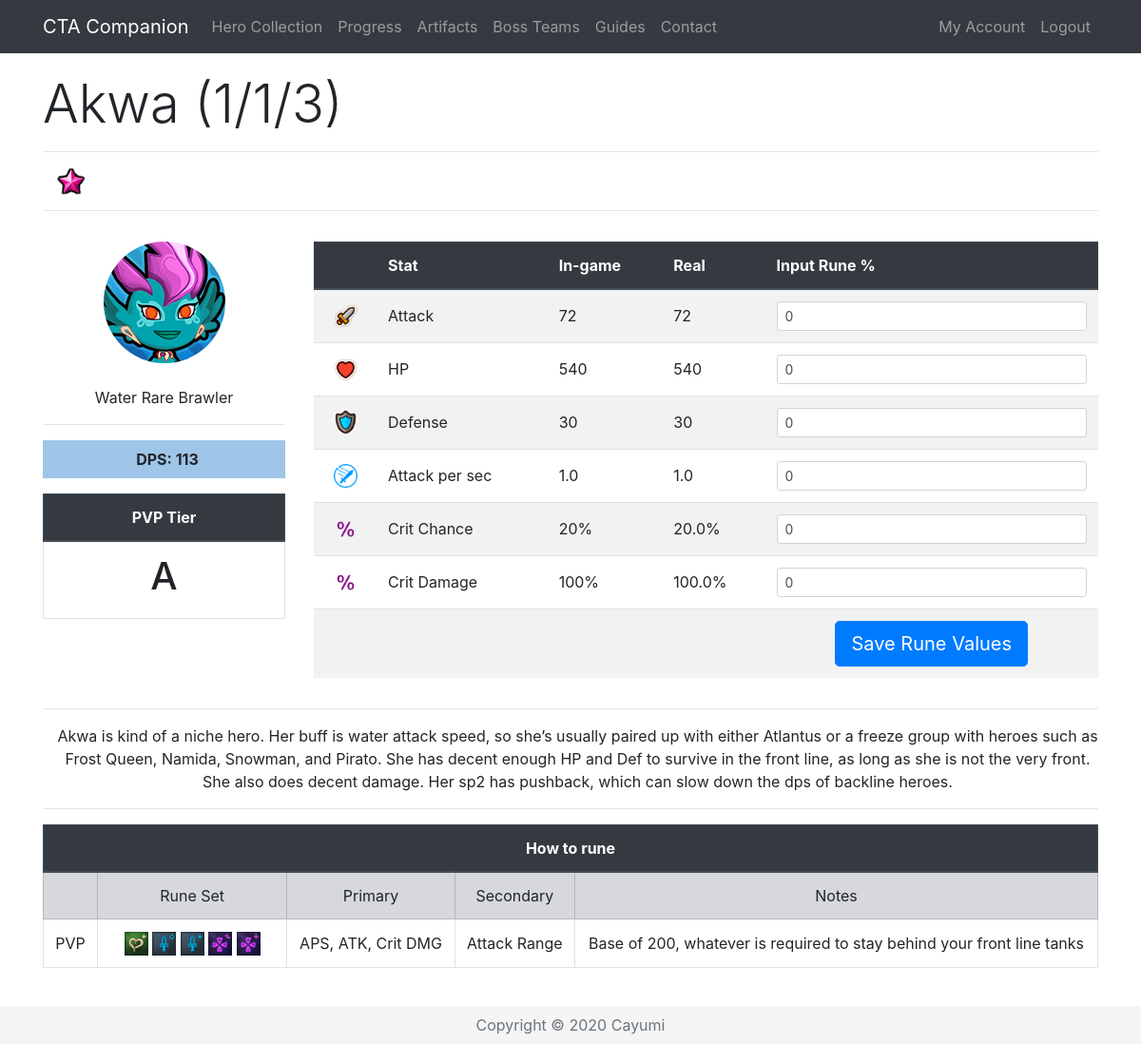
Screenshot of /Hero/1 (signed in) with the database file from the repository.
### app/models.py (models this page shows, shortened)
class Base(db.Model):
    id = db.Column(db.Integer, primary_key=True)
    name = db.Column(db.String(32), index=True, unique=True)
    nameSafe = db.Column(db.String(32), index=True, unique=True)
    job = db.Column(db.String(16), index=True)
    rarity = db.Column(db.String(16), index=True)
    element = db.Column(db.String(16), index=True)
    gender = db.Column(db.String(16), index=True)
    crusher = db.Column(db.Integer, index=True)
    fly = db.Column(db.Integer, index=True)
    blitz = db.Column(db.Integer, index=True)
    atk = db.Column(db.Integer, index=True)
    hp = db.Column(db.Integer, index=True)
    defense = db.Column(db.Integer, index=True)
    crit = db.Column(db.Integer, index=True)
    critDmg = db.Column(db.Integer, index=True)
    movespeed = db.Column(db.Integer, index=True)
    aps = db.Column(db.Integer, index=True)
    arange = db.Column(db.Integer, index=True)
    resistance = db.Column(db.Integer, index=True)
    frenzy = db.Column(db.Integer, index=True)
    dodge = db.Column(db.Integer, index=True)
    stun = db.Column(db.Integer, index=True)
    stunTime = db.Column(db.Integer, index=True)
    aoe = db.Column(db.Integer, index=True)
    ult = db.Column(db.Integer, index=True)
    kshp = db.Column(db.Integer, index=True)
    gold = db.Column(db.Integer, index=True)
    freeze = db.Column(db.Integer, index=True)
    freezeTime = db.Column(db.Integer, index=True)
    freezeDmg = db.Column(db.Integer, index=True)
    burn = db.Column(db.Integer, index=True)
    burnTime = db.Column(db.Integer, index=True)
    burnDmg = db.Column(db.Integer, index=True)
    poison = db.Column(db.Integer, index=True)
    poisonTime = db.Column(db.Integer, index=True)
    poisonDmg = db.Column(db.Integer, index=True)
    sp2 = db.Column(db.Integer, index=True)
    sp2num = db.Column(db.Integer, index=True)
    buffElement = db.Column(db.String(16), index=True)
    buffType = db.Column(db.Integer, index=True)
    buffStat = db.Column(db.String(16), index=True)
    buff = db.Column(db.Integer, index=True)
    heroes = db.relationship('Hero', backref='baseStats', lazy='dynamic')

class Hero(db.Model):
    id = db.Column(db.Integer, primary_key=True)
    level = db.Column(db.Integer, index=True)
    awaken = db.Column(db.Integer, index=True)
    wpn = db.Column(db.Integer, index=True)
    medals = db.Column(db.Integer, index=True)
    runedAtk = db.Column(db.Integer, index=True)
    runedHp = db.Column(db.Integer, index=True)
    runedDef = db.Column(db.Integer, index=True)
    runedAps = db.Column(db.Integer, index=True)
    runedCrit = db.Column(db.Integer, index=True)
    runedCritDmg = db.Column(db.Integer, index=True)
    user_id = db.Column(db.Integer, db.ForeignKey('user.id'))
    base_id = db.Column(db.Integer, db.ForeignKey('base.id'))
    def displayStat(self, stat):
        if stat < 1000:
            return str(int(round(stat, 0)))
        elif stat > 1000000:
            return str(round(stat/1000000, 2))+"M"
        else:
            return str(round(stat/1000, 2))+"K"
    def atk(self):
        runedAttack = self.runedAtk
        base = self.baseStats.atk
        level = self.level
        awaken = self.awaken
        atk = int(base * (2 ** (level - 1)) * (1.5 ** awaken))
        runedAtk = atk + (atk * (runedAttack / 100))
        return int(runedAtk)
    def hp(self):
        runedHP = self.runedHp
        base = self.baseStats.hp
        level = self.level
        awaken = self.awaken
        hp = int(base * (2 ** (level - 1)) * (1.5 ** awaken))
        runedHP = hp + (hp * (runedHP / 100))
        return int(runedHP)
    def defense(self):
        runedDef = self.runedDef
        base = self.baseStats.defense
        level = self.level
        awaken = self.awaken
        defense = int(base * (2 ** (level - 1)) * (1.5 ** awaken))
        runedDef = defense + (defense * (runedDef / 100))
        return int(runedDef)
    def aps(self):
        runedAps = self.runedAps
        base = self.baseStats.aps
        runedAps = base + (base * (runedAps / 100))
        return runedAps
    def crit(self):
        runedCrit = self.runedCrit
        base = self.baseStats.crit
        return (base + runedCrit)/100
    def critDmg(self):
        runedDmg = self.runedCritDmg
        base = self.baseStats.critDmg
        return (base + runedDmg)/100
    def dpsSP2(self):
        sp2 = 1
        sp2num = 5
        atk = self.atk()
        aps = self.aps()
        crit = self.crit()
        critDmg = self.critDmg()
        dps = ((atk * aps * (1-crit)) + (atk * aps * crit * critDmg)) * (6 + sp2 * sp2num)/7
        dps = int(round(dps))
        return '{:,}'.format(dps).replace(',', ' ')

### app/routes.py (the view, shortened to what this page needs)
@app.route('/Hero/<heroid>', methods=["GET", "POST"])
@login_required
def hero(heroid):
    user = User.query.join(Hero).filter(Hero.id==heroid)
    selectedHero = Hero.query.get(heroid)
    if request.method == "GET":
        return render_template('hero.html', selectedHero=selectedHero, title=selectedHero.baseStats.name, user=user, heroDict=heroDict)

### app/templates/hero.html (shortened to what this page needs)
{% extends "base.html" %}
{% block content %}
{% if user[0] == current_user %}
{% set current = selectedHero.baseStats.nameSafe %}
 <div class="row pt-3">
    <div class="col-lg-12">
      <h1 class="display-4">{{ selectedHero.baseStats.name }} ({{ selectedHero.level }}/{{ selectedHero.awaken }}/{{ selectedHero.wpn }}) </h1>
      <hr>
        {% if selectedHero.level > 0 %}
      <p class="instructions">
          {% for i in range(selectedHero.awaken) %}
          <img src="{{ url_for('static', filename='awaken.png') }}" width="30" alt="Awaken">
          {% endfor %}
      </p>
        {% else %}
        <p class="instruction">You have not unlocked this hero.</p>
        {% endif %}
      <hr>
    </div>
 </div>
  <div class="row align-middle">
    <div class="col-lg-3 text-center align-middle pt-3">
        <img class="img-fluid rounded-circle" src="/static/{{selectedHero.baseStats.nameSafe}}.png" alt="{{selectedHero.baseStats.name}}"><br><br>
        {{ selectedHero.baseStats.element }} {{ selectedHero.baseStats.rarity }} {{ selectedHero.baseStats.job }}<hr>
        {% if selectedHero.level > 0 %}
        <p class="instructions {{selectedHero.baseStats.element}}{{selectedHero.baseStats.rarity}}"><b>DPS: {{ selectedHero.dpsSP2() }}</b></p>
        {% else %}
        <p class="instructions {{selectedHero.baseStats.element}}{{selectedHero.baseStats.rarity}}">Hero not collected</p>
        {% endif %}
        <table class="table table-bordered">
        <thead class="thead-dark">
        <tr>
            <th colspan="2">PVP Tier</th>
        </tr>
        </thead>
        <tr>
            <td><h1>
                {% if heroDict[current] %}
                {{ heroDict[current][4] }}
                {% else %}
                -
                {% endif %}
            </h1></td>
        </tr>
    </table>
      </div>
      <div class="col lg-9 pt-3">
<form action="/Hero/{{ selectedHero.id }}" method="post" novalidate>
 <table class="table table-striped">
     <thead class="thead-dark">
          <tr>
              <th>&nbsp;</th>
              <th>Stat</th>
              <th>{% if selectedHero.level > 0 %}In-game{% else %}Base stat{% endif %}</th>
              <th>Real</th>
              <th>Input Rune %</th>
          </tr>
          </thead>
              <tr class="text-left">
                  <td class="align-middle text-center"><img src="{{ url_for('static', filename='atk.png') }}" width="25" alt="Attack"></td>
                  <td class="align-middle">Attack</td>
                  {% if selectedHero.level > 0 %}
                  <td class="align-middle">{{ selectedHero.displayStat(selectedHero.atk()) }}</td>
                  <td class="align-middle">{{ selectedHero.atk() }}</td>
                  <td><input type="text" maxlength="10" class="form-control form-control-sm" id="{{ selectedHero.id }}runedAtk" value="{{ selectedHero.runedAtk }}" name="{{ selectedHero.id }}runedAtk"></td>
                  {% else %}
                  <td class="align-middle">{{ selectedHero.baseStats.atk }}</td>
                  <td class="align-middle">-</td>
                  <td><input type="text" maxlength="10" class="form-control form-control-sm" disabled></td>
                  {% endif %}
              </tr>
              <tr class="text-left">
                  <td class="align-middle text-center"><img src="{{ url_for('static', filename='hp.png') }}" width="25" alt="HP"></td>
                  <td class="align-middle">HP</td>
                  {% if selectedHero.level > 0 %}
                  <td class="align-middle">{{ selectedHero.displayStat(selectedHero.hp()) }}</td>
                  <td class="align-middle">{{ selectedHero.hp() }}</td>
                  <td><input type="text" maxlength="10" class="form-control form-control-sm" id="{{ selectedHero.id }}runedHp" value="{{ selectedHero.runedHp }}" name="{{ selectedHero.id }}runedHp" onkeypress="return isNumber9(event)"></td>
                  {% else %}
                  <td class="align-middle">{{ selectedHero.baseStats.hp }}</td>
                  <td class="align-middle">-</td>
                  <td><input type="text" maxlength="10" class="form-control form-control-sm" disabled></td>
                  {% endif %}
              </tr>
              <tr class="text-left">
                  <td class="align-middle text-center"><img src="{{ url_for('static', filename='def.png') }}" width="25" alt="Defense"></td>
                  <td class="align-middle">Defense</td>
                  {% if selectedHero.level > 0 %}
                  <td class="align-middle">{{ selectedHero.displayStat(selectedHero.defense()) }}</td>
                  <td class="align-middle">{{ selectedHero.defense() }}</td>
                  <td><input type="text" maxlength="10" class="form-control form-control-sm" id="{{ selectedHero.id }}runedDef" value="{{ selectedHero.runedDef }}" name="{{ selectedHero.id }}runedDef" onkeypress="return isNumber9(event)"></td>
                  {% else %}
                  <td class="align-middle">{{ selectedHero.baseStats.defense }}</td>
                  <td class="align-middle">-</td>
                  <td><input type="text" maxlength="10" class="form-control form-control-sm" disabled></td>
                  {% endif %}
              </tr>
              <tr class="text-left">
                  <td class="align-middle text-center"><img src="{{ url_for('static', filename='aps.png') }}" width="25" alt="APS"></td>
                  <td class="align-middle">Attack per sec</td>
                  {% if selectedHero.level > 0 %}
                  <td class="align-middle">{{ selectedHero.aps()|round(2, 'common' ) }}</td>
                  <td class="align-middle">{{ selectedHero.aps() }}</td>
                  <td><input type="text" maxlength="10" class="form-control form-control-sm" id="{{ selectedHero.id }}runedAps" value="{{ selectedHero.runedAps }}" name="{{ selectedHero.id }}runedAps" onkeypress="return isNumber9(event)"></td>
                  {% else %}
                  <td class="align-middle">{{ selectedHero.baseStats.aps }}</td>
                  <td class="align-middle">-</td>
                  <td><input type="text" maxlength="10" class="form-control form-control-sm" disabled></td>
                  {% endif %}
              </tr>
                <tr class="text-left">
                  <td class="align-middle text-center"><img src="{{ url_for('static', filename='crit.png') }}" width="25" alt="Crit Chance"></td>
                  <td class="align-middle">Crit Chance</td>
                  {% if selectedHero.level > 0 %}
                  <td class="align-middle">{{ (selectedHero.crit()*100)|round|int }}%</td>
                  <td class="align-middle">{{ selectedHero.crit()*100 }}% </td>
                  <td><input type="text" maxlength="10" class="form-control form-control-sm" id="{{ selectedHero.id }}runedCrit" value="{{ selectedHero.runedCrit }}" name="{{ selectedHero.id }}runedCrit" onkeypress="return isNumber9(event)"></td>
                  {% else %}
                  <td class="align-middle">{{ selectedHero.baseStats.crit }}%</td>
                  <td class="align-middle">-</td>
                  <td><input type="text" maxlength="10" class="form-control form-control-sm" disabled></td>
                  {% endif %}
                </tr>
              <tr class="text-left">
                  <td class="align-middle text-center"><img src="{{ url_for('static', filename='crit.png') }}" width="25" alt="Crit Damage"></td>
                  <td class="align-middle">Crit Damage</td>
                  {% if selectedHero.level > 0 %}
                  <td class="align-middle">{{ ((selectedHero.critDmg())*100)|round|int }}%</td>
                  <td class="align-middle">{{ (selectedHero.critDmg()*100)|round(2, 'common') }}%</td>
                  <td><input type="text" maxlength="10" class="form-control form-control-sm" id="{{ selectedHero.id }}runedCritDmg" value="{{ selectedHero.runedCritDmg }}" name="{{ selectedHero.id }}runedCritDmg" onkeypress="return isNumber9(event)"></td>
                  {% else %}
                  <td class="align-middle">{{ selectedHero.baseStats.critDmg }}%</td>
                  <td class="align-middle">-</td>
                  <td><input type="text" maxlength="10" class="form-control form-control-sm" disabled></td>
                  {% endif %}
              </tr>
     <tr class="text-center">
                  <td>&nbsp;</td>
                  <td>&nbsp;</td>
                  <td>&nbsp;</td>
                  <td>&nbsp;</td>
                  {% if selectedHero.level > 0 %}
                  <td><button class="btn btn-primary btn-lg" type="submit">Save Rune Values</button></td>
                  {% else %}
                  <td><button class="btn btn-primary btn-lg" type="submit" disabled>Save Rune Values</button></td>
                  {% endif %}
              </tr>
          </table>
</form>
    </div>
      </div>
{% if heroDict[current] %}
<div class="row">
    <div class="col-lg-12 text-center">
        <hr>
        <p class="instructions">{{ heroDict[current][5] }}</p>
        <hr>
    </div>
</div>
<div class="row">
    <div class="col-lg-12 text-center">
      <table class="table table-bordered">
          <thead class="thead-dark">
          <tr>
              <th colspan="5">How to rune</th>
          </tr>
          </thead>
          <tr class="table-secondary align-middle">
              <td>&nbsp;</td>
              <td width="18%">Rune Set</td>
              <td>Primary</td>
              <td>Secondary</td>
              <td>Notes</td>
          </tr>
          <tr class="align-middle">
              <td class="align-middle">PVP</td>
              <td class="align-middle">
                  {% for i in heroDict[current][0] %}
                  <img class="img-fluid" src="/static/{{i}}.png" alt="{{i}}" name="{{i}}" width="25">
                  {% endfor %}
              </td>
              <td class="align-middle">{{ heroDict[current][1] }}</td>
              <td class="align-middle">{{ heroDict[current][2] }}</td>
              <td class="align-middle">{{ heroDict[current][3] }}</td>
          </tr>
      </table>
    </div>
</div>
{% endif %}
<br>
{% endif %}
{% endblock %}

### rows the page displays
Base: baseStats.name "Akwa", baseStats.nameSafe (picture), baseStats.element "Water", baseStats.rarity "Rare", baseStats.job "Brawler", nameSafe "A", nameSafe "Akwa is kind of a niche hero. Her buff is water attack speed, so she’s usually paired up with either Atlantus or a freeze group with heroes such as Frost Queen, Namida, Snowman, and Pirato. She has decent enough HP and Def to survive in the front line, as long as she is not the very front. She also does decent damage. Her sp2 has pushback, which can slow down the dps of backline heroes.", nameSafe "APS, ATK, Crit DMG", nameSafe "Attack Range", nameSafe "Base of 200, whatever is required to stay behind your front line tanks"
Hero: level "1", awaken "1", wpn "3", dpsSP2 "113", displayStat "72", atk "72", runedAtk "0", displayStat "540", hp "540", runedHp "0", displayStat "30", defense "30", runedDef "0", aps "1.0", runedAps "0", (selectedHero.crit()*100)|round|int "20", selectedHero.crit()*100 "20.0", runedCrit "0", ((selectedHero.critDmg())*100)|round|int "100", (selectedHero.critDmg()*100)|round(2,'common') "100.0", runedCritDmg "0"
